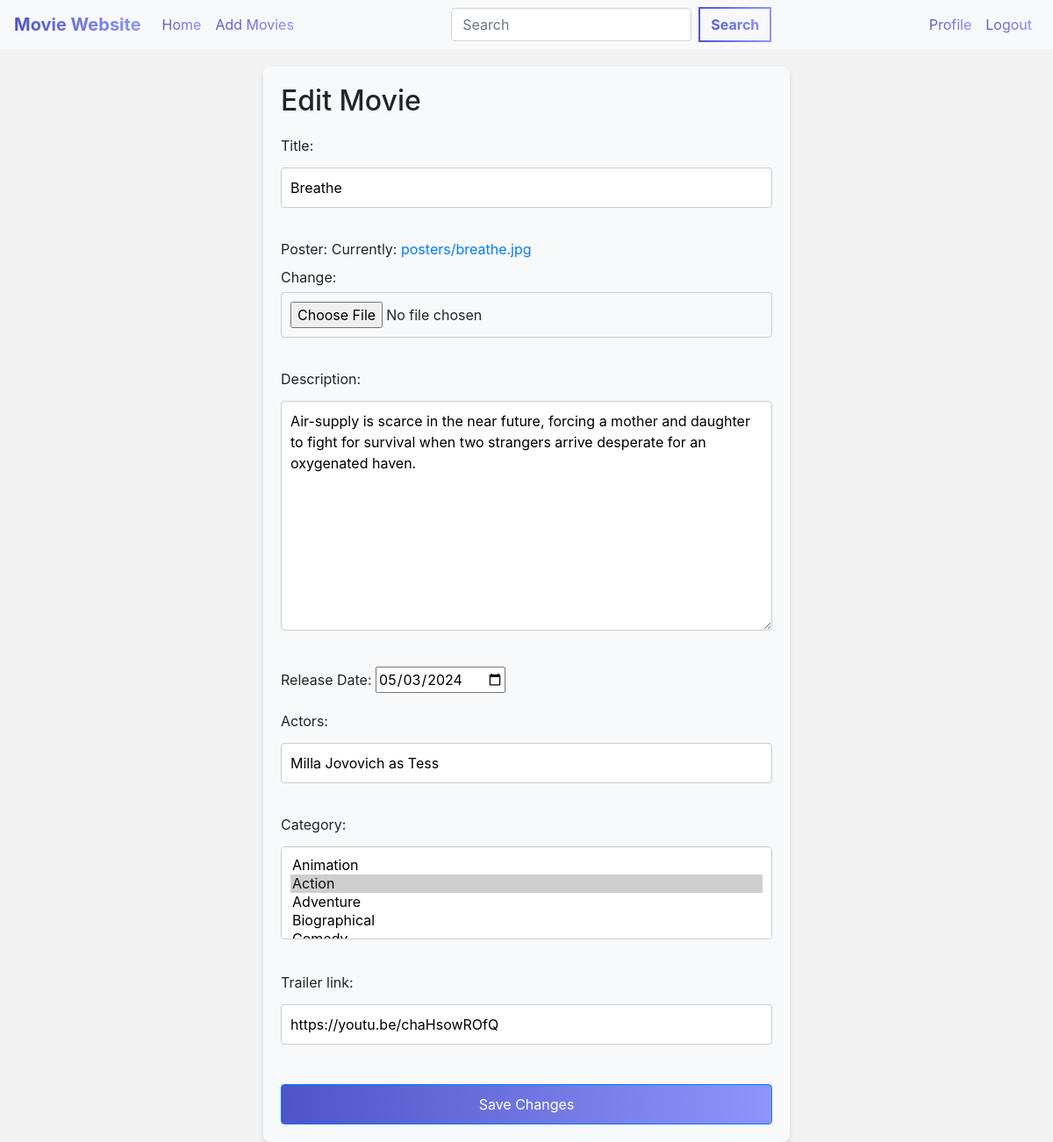
/movie/7/edit/ (signed in), run on the app's committed database.
### movie_app/models.py (models this page shows, shortened)
class Movie(models.Model):
    title = models.CharField(max_length=200)
    poster = models.ImageField(upload_to='posters/')
    description = models.TextField()
    release_date = models.DateField(verbose_name="Release Date")
    actors = models.CharField(max_length=500)
    category = models.ManyToManyField(Category)
    trailer_link = models.URLField()

### movie_app/views.py (the view)
# urls.py: path('movie/<int:movie_id>/edit/', views.edit_movie, name='edit_movie'),
@login_required
def edit_movie(request, movie_id):
    movie = get_object_or_404(Movie, id=movie_id)
    if request.method == 'POST':
        form = MovieForm(request.POST, instance=movie)
        if form.is_valid():
            form.save()
            return redirect('movie_details', movie_id=movie_id)
    else:
        form = MovieForm(instance=movie)
    return render(request, 'edit_movie.html', {'form': form})

### movie_app/forms.py
class MovieForm(forms.ModelForm):
    class Meta:
        model = Movie
        fields = ['title', 'poster', 'description', 'release_date', 'actors', 'category', 'trailer_link']
        widgets = {
            'release_date': forms.DateInput(attrs={'type': 'date'}),
        }

### movie_app/models.py (called while the page is built)
    def __str__(self):
        return self.name

### templates/edit_movie.html (shortened to what this page needs)
{% extends "base.html" %}
{% block content %}
<h2>Edit Movie</h2>
<form method="post">
    {{ form.as_p }}
    <button type="submit" class="btn btn-primary">Save Changes</button>
</form>
{% endblock %}

### templates/edit_movie.html (style rules this page uses)
input#id_trailer_link { width: 100%; padding: 10px; margin-top: 5px; margin-bottom: 20px; border: 1px solid #ccc; border-radius: 4px; }
textarea#id_description { width: 100%; padding: 10px; margin-top: 5px; margin-bottom: 20px; border: 1px solid #ccc; border-radius: 4px; resize: vertical; min-height: 100px; }
form { margin-top: 20px; }
form p { margin-bottom: 15px; }
input[type="text"], input[type="file"], select { width: 100%; padding: 10px; margin-top: 5px; margin-bottom: 20px; border: 1px solid #ccc; border-radius: 4px; }
.btn-primary { background: linear-gradient(to right, #4e54c8, #8f94fb); border-color: #007bff; padding: 10px 15px; font-size: 16px; width: 100%; margin-top: 10px; transition: background-color 0.3s ease; }

### templates/base.html (style rules this page uses)
body { background-color: #f2f2f2; }

### data on the page
Movie: title "Breathe", description "Air-supply is scarce in the near future, forcing a mother and daughter to fight for survival when two strangers arrive desperate for an oxygenated haven.", release_date "05/03/2024", actors "Milla Jovovich as Tess", trailer_link "https://youtu.be/chaHsowROfQ"
